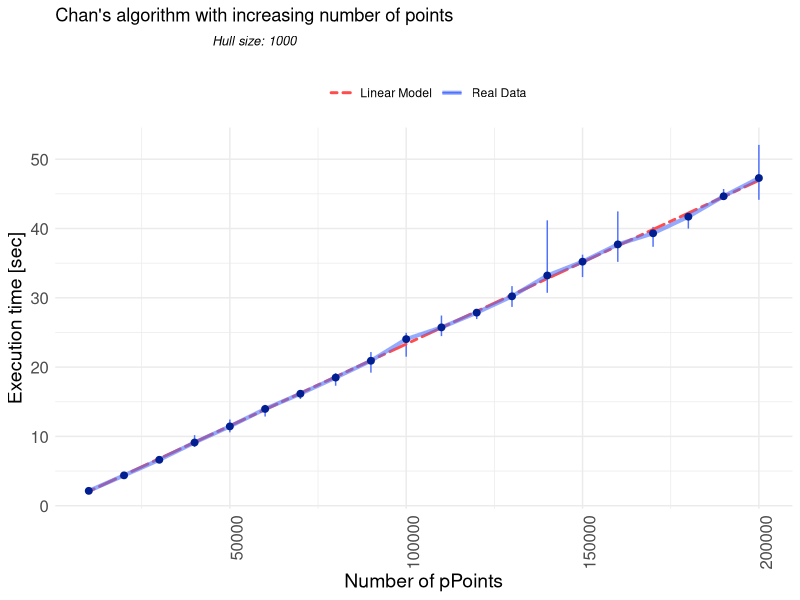
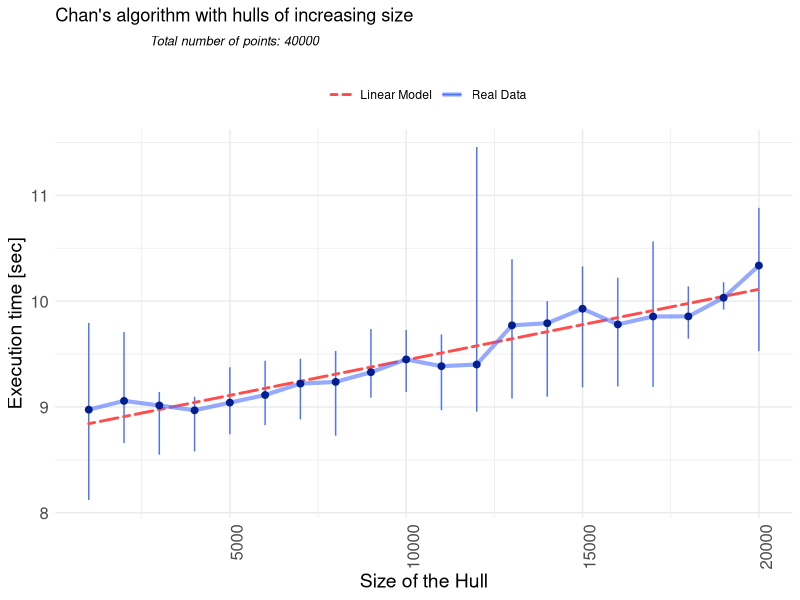
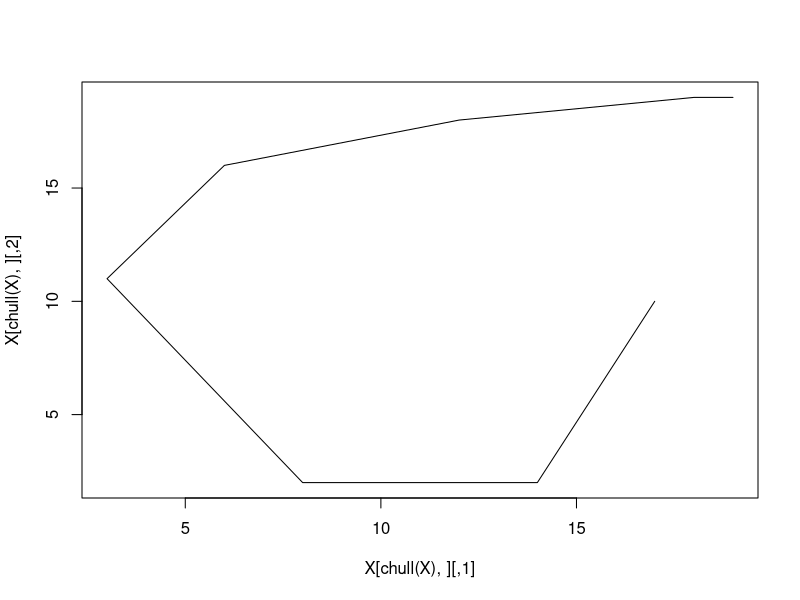
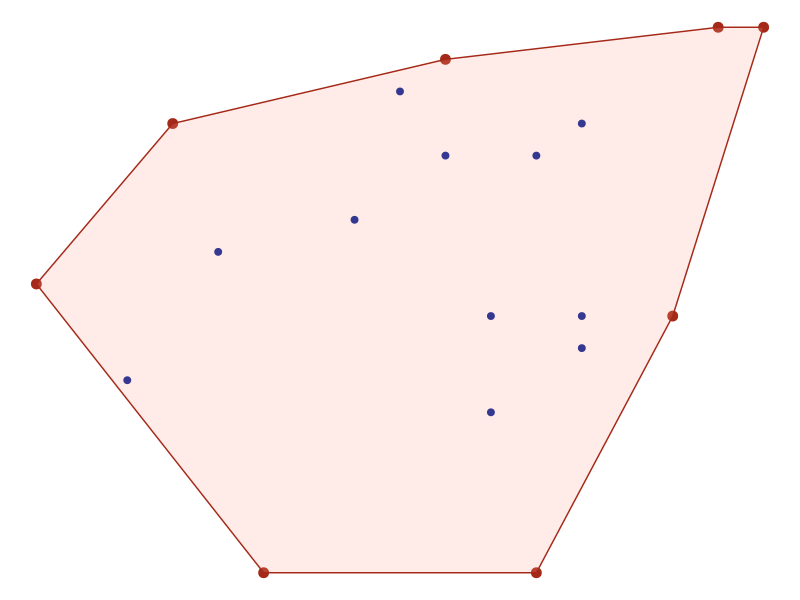
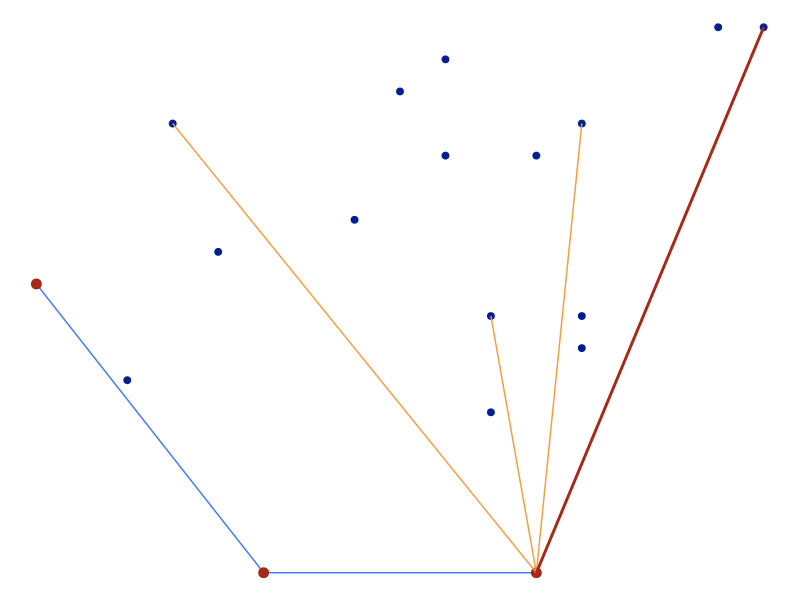

The R source for these figures, in order:
library(igraph)
library(dplyr)
library(ggplot2)
library(microbenchmark)
library(scales)

set.seed(32)

setwd("C:/Users/albyr/Documents/data_structures_and_algorithms/Project/")

results_points <- read.csv("Results/increasing_n_2016_11_24_12_26_38.csv", header = T, sep = ",")
results_hulls <- read.csv("Results/increasing_hull_2016_11_24_14_56_23.csv", header = T, sep = ",") %>% filter(time.sec. <= 15)

grouped_data_points <- results_points %>% group_by(input_size) %>% summarise_each(funs(median(.)), -iteration_number)

# INCREASING POINTS
p <- ggplot(grouped_data_points, aes(x= input_size, y = time.sec.))

# Linear regression of the points
cols <- c("Real Data" = "#4f72fc", "Linear Model" = "#ff4d4d")

fit <- lm(time.sec. ~ input_size, data = grouped_data_points)
p <- p + stat_boxplot(geom ='errorbar', width = 0, data = results_points, aes(group = input_size, y = time.sec., col = "Real Data"), coef = 1) 
p <- p + geom_line(size = 1, aes(x = input_size, y = (input_size * fit$coefficients[2] + fit$coefficients[1]), col = "Linear Model"), lineend = "round", linetype = "twodash")

p <- p + geom_line(size = 1.4, alpha = 0.6, aes(col = "Real Data"), linetype = "solid") + geom_point(size = 2, color ="#021f91") 

p <- p + theme_minimal() + xlab("Number of pPoints") + ylab("Execution time [sec]")
p <- p + theme(axis.text=element_text(size=12), axis.title=element_text(size=14)) + theme(axis.text.x = element_text(angle = 90, hjust = 1))
p <- p + scale_y_continuous(labels = comma)
p <- p + ggtitle(bquote(atop(.("Chan's algorithm with increasing number of points"), atop(italic(.("Hull size: 1000")), "")))) 
p <- p + scale_colour_manual(name="",values=cols) + theme(legend.position="top")

p



# INCREASING HULL SIZE
grouped_data_hulls <- results_hulls %>% group_by(hull_size) %>% summarise_each(funs(median(.)), -iteration_number)

p <- ggplot(grouped_data_hulls, aes(x= hull_size, y = time.sec.))

# Linear regression of the hull size
cols <- c("Real Data" = "#4f72fc", "Linear Model" = "#ff4d4d")

fit <- lm(time.sec. ~ hull_size, data = grouped_data_hulls)
p <- p + stat_boxplot(geom ='errorbar', width = 0, data = results_hulls, aes(group = hull_size, y = time.sec., col = "Real Data"), coef = 1) 
p <- p + geom_line(size = 1, aes(x = hull_size, y = (hull_size * fit$coefficients[2] + fit$coefficients[1]), col = "Linear Model"), lineend = "round", linetype = "twodash")

p <- p + geom_line(size = 1.4, alpha = 0.6, aes(col = "Real Data"), linetype = "solid") + geom_point(size = 2, color ="#021f91") 

p <- p + theme_minimal() + xlab("Size of the Hull") + ylab("Execution time [sec]")
p <- p + theme(axis.text=element_text(size=12), axis.title=element_text(size=14)) + theme(axis.text.x = element_text(angle = 90, hjust = 1))
p <- p + scale_y_continuous(labels = comma)
p <- p + ggtitle(bquote(atop(.("Chan's algorithm with hulls of increasing size"), atop(italic(.("Total number of points: 40000")), "")))) 
p <- p + scale_colour_manual(name="",values=cols) + theme(legend.position="top")

p

mape <- function(f, a) {
  mean(abs(1 - f/a))
}


# SUPPORT PLOTS
# Draw a convex hull

X <- floor(matrix(runif(40)*20, ncol = 2))
X[chull(X),]
plot(X[chull(X),], type="l")
X_frame <- data.frame(X)[-c(3, 8),]

p <- ggplot(data = X_frame, aes(x = X1, y = X2)) + geom_point(size = 2, color ="#021f91") 

hull <- data.frame(X[chull(X),])

p <- p + geom_point(size = 3, color ="#a52918", data = hull, aes(x = X1, y = X2))
p <- p + geom_polygon(color ="#a52918", data = hull, aes(x = X1, y = X2), fill = "#ff9b8e", alpha = 0.2)


p <- p + theme_void()


p 



# JARVIS MARCH


p <- ggplot(data = X_frame, aes(x = X1, y = X2)) + geom_point(size = 2, color ="#021f91") 

p <- p 

x_points_red = X_frame[c(3, 16, 4), ]

p <- p + geom_line(data = x_points_red, color = "#427af4")
p <- p + geom_point(size = 3, color ="#a52918", data = x_points_red, aes(x = X1, y = X2))

# Line tracing
x_targets = X_frame[c(7, 10, 12), ]
print(x_targets)
for (i in rownames(x_targets)) {
  print(x_points_red[0, ])
  print(data.frame(x_points_red["4", ], x_targets[i, ]))
  p <- p + geom_line(data = rbind(x_points_red["4", ], x_targets[i, ]), color = "#f49e42")
}
p <- p + geom_line(data = rbind(x_points_red["4", ], X_frame["6", ]), color = "#a52918", size = 1)
p <- p + theme_void()

p
